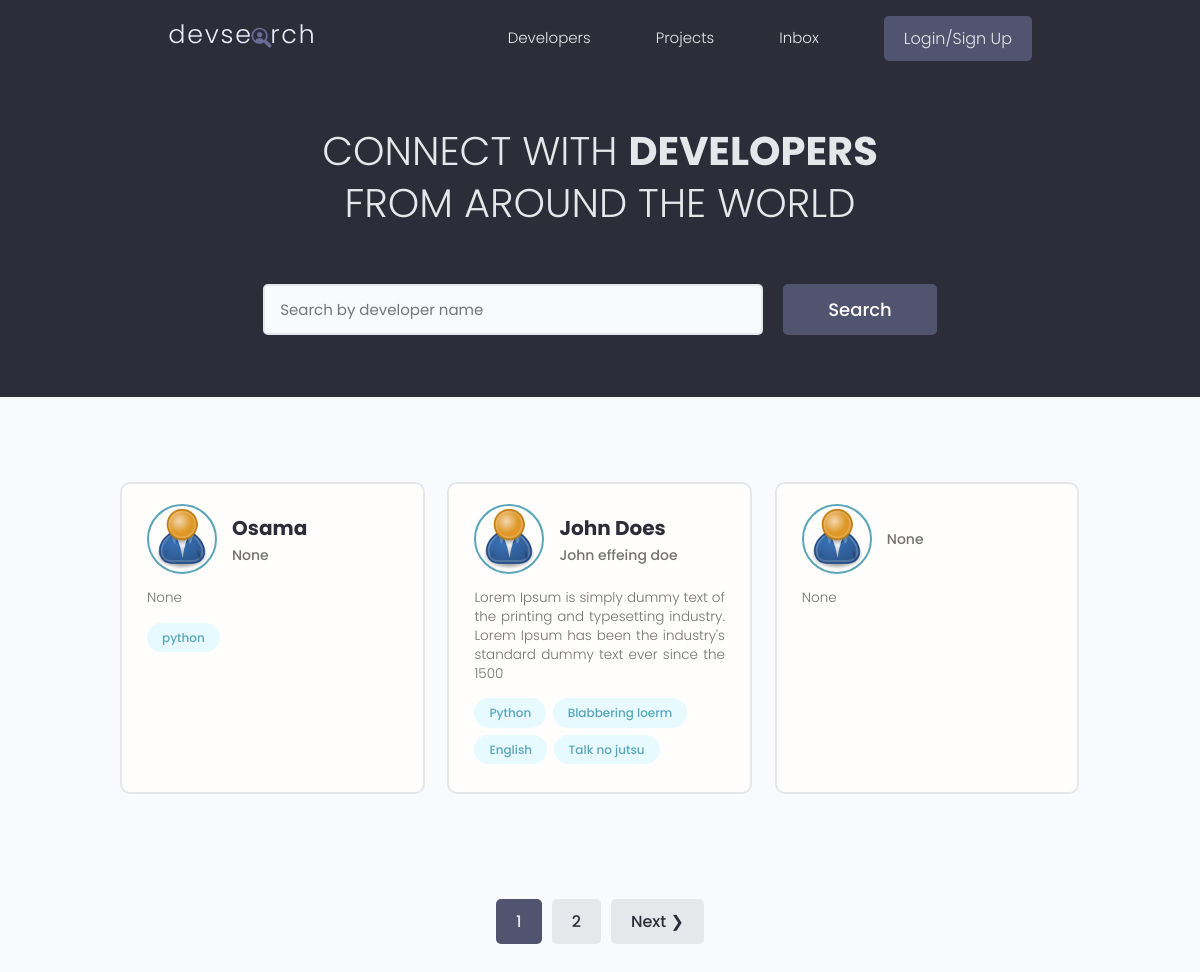
The page / on the database its author committed.
### users/models.py (models this page shows, shortened)
class Profile(models.Model):
    user= models.OneToOneField(
        User,on_delete=models.CASCADE, null=True,blank=True
    ) # creating one to one relationship with User default model of django
    name=models.CharField(max_length=200,blank=True,null=True)
    username=models.CharField(max_length=200,blank=True,null=True)
    location=models.CharField(max_length=200,blank=True,null=True)
    email=models.EmailField(max_length=500,blank=True,null=True)
    short_intro=models.CharField(max_length=200,blank=True,null=True)
    bio=models.TextField(blank=True,null=True)
    profile_image=models.ImageField(
        null=True,blank=True,upload_to="profiles/",default="profiles/user-default.png"
    )
    social_github = models.CharField(max_length=200,blank=True,null=True)
    social_twitter = models.CharField(max_length=200,blank=True,null=True)
    social_linkedin = models.CharField(max_length=200,blank=True,null=True)
    social_youtube = models.CharField(max_length=200,blank=True,null=True)
    social_website = models.CharField(max_length=200,blank=True,null=True)
    created= models.DateTimeField(auto_now_add=True) # auto_now_add adds timestamp automatically as model instance is created
    id= models.UUIDField(default=uuid.uuid4,unique=True,primary_key=True,editable=False) # UUID 16 character unique ids

class Skill(models.Model):
    owner=models.ForeignKey(Profile,on_delete=models.CASCADE,null=True,blank=True)
    name=models.CharField(max_length=200,blank=True,null=True)
    description=models.TextField(null=True,blank=True)
    created= models.DateTimeField(auto_now_add=True,editable=False) # auto_now_add adds timestamp automatically as model instance is created
    id=models.UUIDField(default=uuid.uuid4,unique=True,primary_key=True,editable=False)
    def __str__(self):
        return self.name

### users/views.py (the view)
# urls.py: path('',views.profiles,name='profiles'),
def profiles(request):
    profiles,search_query = searchProfiles(request)
    custom_range,profiles = paginateProfiles(request,profiles,3)
    context={'profiles':profiles,"custom_range":custom_range} # custom_range for pagination
    return render(request,'users/profiles.html',context) # context needs to be passed here so it can be used in other html templates

### users/utils.py (called while the page is built)
def searchProfiles(request):
    search_query = ''
    if request.GET.get('search_query'):
        search_query = request.GET.get('search_query')
    print(f"request: {request} GET: {request.GET} .get: {request.GET.get('search_query')} ")
    print("SEARCH:",search_query)
    skills = Skill.objects.filter(name__icontains=search_query)
    profiles= Profile.objects.distinct().filter(Q(name__icontains=search_query) |  # adding distinct to avoid duplication issue due to skill__in
    Q(short_intro__icontains = search_query) |
    Q(skill__in=skills) # check if skill in skill list, however this creates issue where you see duplicates even before searching because there are multiple skills
    ) # icontains will basically make it not case sensitve
    return profiles,search_query

### users/templates/users/profiles.html (shortened to what this page needs)
{% extends "main.html" %}
{% block content %}
  <main class="home">
    <section class="hero-section text-center">
      <div class="container container--narrow">
        <div class="hero-section__box">
          <h2>CONNECT WITH <span>DEVELOPERS</span></h2>
          <h2>FROM AROUND THE WORLD</h2>
        </div>
        <div class="hero-section__search">
          <form id="seachForm" class="form" action="{% url 'profiles' %}" method="get">
            <div class="form__field">
              <input class="input input--text" id="formInput#search" type="text" name="search_query"
                placeholder="Search by developer name" />
            </div>
            <input class="btn btn--sub btn--lg" type="submit" value="Search" />
          </form>
        </div>
      </div>
    </section>
    <section class="devlist">
      <div class="container">
        <div class="grid grid--three">
          {%for profile in profiles%}
            <div class="column card">
                <div class="dev">
                <a href="{%url 'user-profile' profile.id %}" class="card__body">
                    <div class="dev__profile">
                    <img class="avatar avatar--md" src="{{ profile.profile_image.url }}" alt="image" />
                    <div class="dev__meta">
                        <h3>{{profile.name}}</h3>
                        <h5>{{profile.short_intro}}</h5>
                    </div>
                    </div>
                    <p class="dev__info">{{profile.bio|slice:"150"}}</p>
                    <div class="dev__skills">
                    {% for skill in profile.skill_set.all|slice:'5' %}
                      <span class="tag tag--pill tag--main">
                        <small>{{skill}}</small>
                    </span>
                    {%endfor%}
                    </div>
                </a>
                </div>
            </div>
          {%endfor%}
        </div>
      </div>
    </section>
    {% include "pagination.html" with queryset=profiles custom_range=custom_range %}
  </main>
{% endblock %}

### static/styles/app.css (style rules this page uses)
:root { --color-sub: #2d2d39; }
.btn--sub { background-color: var(--color-sub-light); }
.card { border: 2px solid var(--color-light); }
img { width: 100%; }
.hero-section { height: 40vh; display: flex; align-items: center; background-color: var(--color-sub); }
.hero-section__box { margin-bottom: 4rem; }
.hero-section__box > h2, .hero-section__box > h2 > span { font-size: 4rem; color: var(--color-light); line-height: 1.3; text-transform: uppercase; }
.hero-section__box > h2 { font-weight: 300; }
.hero-section__box > h2 > span { font-weight: 700; }
.hero-section__search > .form { display: flex; align-items: center; justify-content: center; gap: 2rem; }
.hero-section__search > .form input.input--text { width: 50rem; }
.devlist { margin-top: 8rem; }
.devlist .grid { align-items: stretch; }
.devlist .dev .dev__profile { display: flex; align-items: center; gap: 1.5rem; }
.devlist .dev .dev__meta h3 { color: var(--color-sub); font-size: 2rem; font-weight: 700; }
.devlist .dev .dev__meta h5 { color: var(--color-text); font-size: 1.4rem; font-weight: 500; }
.devlist .dev .dev__info { margin: 1.5rem 0; font-size: 1.35rem; line-height: 1.4; text-align: justify; }

### static/uikit/styles/modules/_variables.css (style rules this page uses)
:root { --color-main: #5aa5b9; --color-main-light: #e6faff; --color-sub: #3f4156; --color-sub-light: #51546e; --color-sub-lighter: #ededfd; --color-text: #737373; --color-gray: #8b8b8b; --color-light: #e5e7eb; --color-light-gray: #767676; --color-bg: #f8fafd; --color-white: #fffefd; --color-white-light: #f3f3f3; --color-success: #359e64; --color-success-bg: #def8e8; --color-error: #fc4b0b; --color-error-bg: #fff2ee; --font-base: 'Poppins', arial, helvetica, 'Segoe UI', roboto, ubuntu, sans-serif; --font-monospace: 'Fira Code', 'Courier New', courier, monospace; --font-regular: 300; --font-medium: 500; --font-bold: 700; --generic-shadow: 1px 1px 5px #00000010; --generic-transition: all 0.3s ease-in-out; }

### static/uikit/styles/modules/_base.css (style rules this page uses)
* { margin: 0; padding: 0; box-sizing: border-box; text-rendering: optimizeLegibility; color: inherit; font-size: inherit; }
html { font-size: 50%; }
@media only screen and (min-width: 480px) { html { font-size: 56.25%; } }
@media only screen and (min-width: 1200px) { html { font-size: 62.5%; } }
body { line-height: 1.6; font-weight: 400; font-size: 1.5rem; color: var(--color-text); background-color: var(--color-bg); min-height: 100vh; }

### static/uikit/styles/modules/_typography.css (style rules this page uses)
* { font-family: var(--font-base); }
h2 { font-size: 3.6rem; font-weight: var(--font-bold); }
h3 { font-size: 3.2rem; font-weight: var(--font-medium); }
h5 { font-size: 2.4rem; font-weight: var(--font-medium); }
h5, h6 { font-weight: var(--font-regular); }
p, span, strong { font-size: 1.6rem; color: var(--color-text); font-weight: var(--font-regular); }
a { padding-bottom: 2px; text-decoration: none; display: inline-block; color: var(--color-main); font-weight: var(--font-medium); }

### static/uikit/styles/modules/_utilities.css (style rules this page uses)
.container { width: 92%; max-width: 165rem; margin: 0 auto; box-sizing: border-box; }
.container--narrow { width: 92%; max-width: 120rem; }
@media screen and (min-width: 1000px) { .container { width: 90%; } }
@media screen and (min-width: 1000px) { .container--narrow { width: 85%; } }
@media screen and (min-width: 1200px) { .container { width: 80%; } }
@media screen and (min-width: 1200px) { .container--narrow { width: 72%; } }
.text-center { text-align: center; }

### static/uikit/styles/modules/_avatar.css (style rules this page uses)
.avatar { border-radius: 50%; border: 2px solid var(--color-main); object-fit: cover; }
.avatar--md { height: 7rem; width: 7rem; }

### static/uikit/styles/modules/_button.css (style rules this page uses)
.btn { display: inline-block; position: relative; cursor: pointer; background-color: var(--color-light); font-weight: var(--font-medium); color: var(--color-sub); text-decoration: none; padding: 1rem 2rem; border-radius: 0.5rem; border: none; width: -webkit-fit-content; width: -moz-fit-content; width: fit-content; height: -webkit-fit-content; height: -moz-fit-content; height: fit-content; font-size: 1.6rem; outline-width: 0; outline-color: transparent; -webkit-backface-visibility: hidden; backface-visibility: hidden; transition: all 0.3s ease-in-out; }
.btn--sub { background-color: var(--color-sub); color: var(--color-white); }
.btn--lg { font-size: 1.8rem; padding: 1.2rem 4.5rem; }

### static/uikit/styles/modules/_card.css (style rules this page uses)
.card { border-radius: 1rem; background-color: var(--color-white); border: 1.5px solid var(--color-light); width: auto; height: auto; margin-top: 0.5rem; margin-bottom: 0.5rem; overflow: hidden; }
.card__body, .card__header { padding: 2rem 2.5rem; }

### rows shown on the page
Profile: profile_image (placeholder picture), name "Osama", short_intro "None", bio "None"
Skill: name "python"
Profile: profile_image (placeholder picture), name "John Does", short_intro "John effeing doe", bio "Lorem Ipsum is simply dummy text of the printing and typesetting industry. Lorem Ipsum has been the industry's standard dummy text ever since the 1500"
Skill: name "Python"
Skill: name "Blabbering loerm"
Skill: name "English"
Skill: name "Talk no jutsu"
Profile: profile_image (placeholder picture), short_intro "None", bio "None"

### other values the page prints
{{ page }} "1"
{{ page }} "2"
